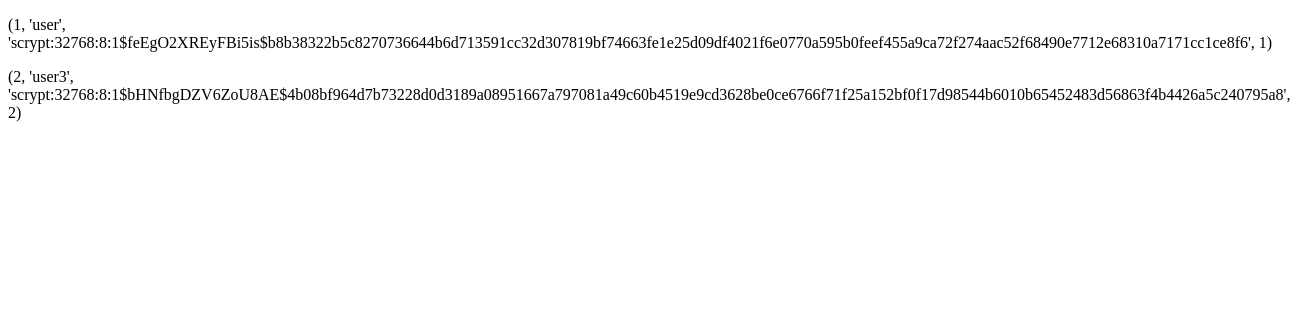
/admin, run on an earlier commit of the app's database.
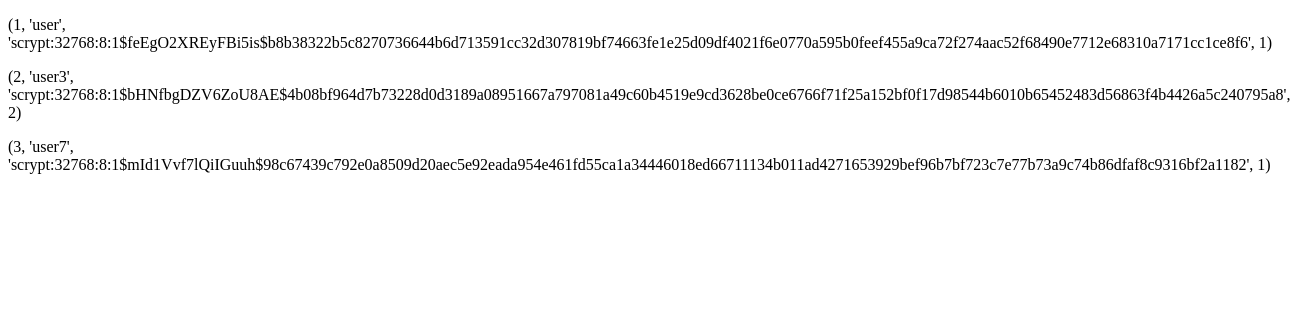
And on a later commit of the database.
### tables this page shows
CREATE TABLE user (
            id iNTEGER PRIMARY KEY AUTOINCREMENT,
            login VARCHAR(1000) NOT NULL,
            password VARCHAR(256) NOT NULL,
            type_user INTEGER,
            FOREIGN KEY (type_user) REFERENCES Type_products(id)
        );

### app.py (the view)
@app.route("/admin")
def admin_page():
    users = database.get_users()
    return render_template("admin.html", users=users)

### database.py (called while the page is built)
def get_users():
    conn = sqlite3.connect("shop.db")
    cursor = conn.cursor()
    cursor.execute("SELECT * FROM user")
    users = cursor.fetchall()
    return users

### templates/admin.html (shortened to what this page needs)
<!DOCTYPE html>
<html lang="en">
<head>
</head>
<body>
    {% for user in users %}
    <p>{{ user }}</p>
    {% endfor %}
</body>
</html>

What changed in the data, as far as the page shows it:
added user: user "(3, 'user7', 'scrypt:32768:8:1$mId1Vvf7lQiIGuuh$98c67439c792e0a8509d20aec5e92eada954e461fd55ca1a34446018ed66711134b011ad4271653929bef96b7bf723c7e77b73a9c74b86dfaf8c9316bf2a1182', 1)"
